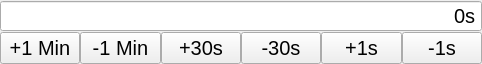
<?xml version="1.0" encoding="UTF-8"?>
<ui version="4.0">
 <class>DurationWidget</class>
 <widget class="QWidget" name="DurationWidget">
  <property name="geometry">
   <rect>
    <x>0</x>
    <y>0</y>
    <width>482</width>
    <height>64</height>
   </rect>
  </property>
  <property name="sizePolicy">
   <sizepolicy hsizetype="Minimum" vsizetype="Minimum">
    <horstretch>0</horstretch>
    <verstretch>0</verstretch>
   </sizepolicy>
  </property>
  <property name="windowTitle">
   <string>Form</string>
  </property>
  <property name="styleSheet">
   <string notr="true">QWidget {
	font-size:15pt;
}</string>
  </property>
  <layout class="QGridLayout" name="gridLayout_3">
   <property name="leftMargin">
    <number>0</number>
   </property>
   <property name="topMargin">
    <number>0</number>
   </property>
   <property name="rightMargin">
    <number>0</number>
   </property>
   <property name="bottomMargin">
    <number>0</number>
   </property>
   <property name="spacing">
    <number>0</number>
   </property>
   <item row="0" column="1">
    <layout class="QGridLayout" name="gridLayout_2">
     <property name="sizeConstraint">
      <enum>QLayout::SetMinimumSize</enum>
     </property>
     <property name="spacing">
      <number>0</number>
     </property>
     <item row="1" column="1">
      <widget class="QPushButton" name="minus1minButton">
       <property name="text">
        <string>-1 Min</string>
       </property>
      </widget>
     </item>
     <item row="1" column="0">
      <widget class="QPushButton" name="plus1MinButton">
       <property name="font">
        <font>
         <pointsize>15</pointsize>
        </font>
       </property>
       <property name="text">
        <string>+1 Min</string>
       </property>
      </widget>
     </item>
     <item row="1" column="2">
      <widget class="QPushButton" name="plus30SecondButton">
       <property name="text">
        <string>+30s</string>
       </property>
      </widget>
     </item>
     <item row="1" column="3">
      <widget class="QPushButton" name="minus30SecondsButton">
       <property name="text">
        <string>-30s</string>
       </property>
      </widget>
     </item>
     <item row="1" column="4">
      <widget class="QPushButton" name="plus1SecondButton">
       <property name="text">
        <string>+1s</string>
       </property>
      </widget>
     </item>
     <item row="1" column="5">
      <widget class="QPushButton" name="minus1SecondButton">
       <property name="text">
        <string>-1s</string>
       </property>
      </widget>
     </item>
     <item row="0" column="0" colspan="6">
      <widget class="QSpinBox" name="duration">
       <property name="sizePolicy">
        <sizepolicy hsizetype="Minimum" vsizetype="Maximum">
         <horstretch>0</horstretch>
         <verstretch>0</verstretch>
        </sizepolicy>
       </property>
       <property name="minimumSize">
        <size>
         <width>300</width>
         <height>0</height>
        </size>
       </property>
       <property name="font">
        <font>
         <pointsize>15</pointsize>
        </font>
       </property>
       <property name="alignment">
        <set>Qt::AlignRight|Qt::AlignTrailing|Qt::AlignVCenter</set>
       </property>
       <property name="buttonSymbols">
        <enum>QAbstractSpinBox::NoButtons</enum>
       </property>
       <property name="suffix">
        <string>s</string>
       </property>
       <property name="maximum">
        <number>10000</number>
       </property>
      </widget>
     </item>
    </layout>
   </item>
  </layout>
 </widget>
 <resources/>
 <connections/>
</ui>
